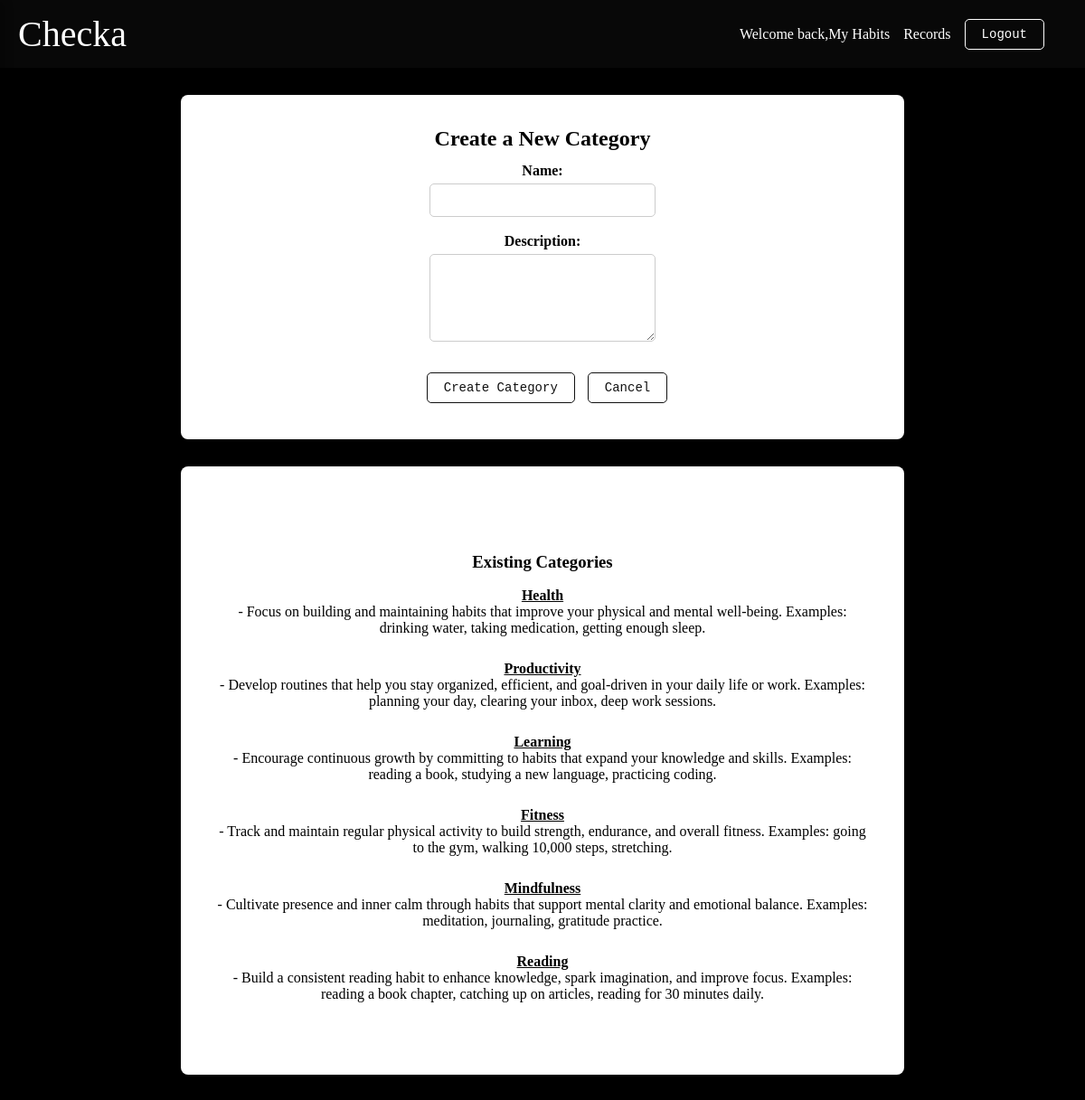
Page /categorycreate/ (signed in) on the committed database.
### checka/models.py (models this page shows, shortened)
class Category(models.Model):
    name = models.CharField(max_length=100)
    user = models.ForeignKey(User, on_delete=models.CASCADE, null=True, blank=True)
    description = models.TextField(blank=True, null=True)
    class Meta:
        unique_together = ['user', 'name'] # Ensure unique category names per user

### checka/views.py (the view)
# urls.py: path('categorycreate/', views.category_create, name='category_create'),
@login_required(login_url=settings.LOGIN_URL)
def category_create(request):
    categories = Category.objects.filter(user__in=[request.user]).distinct()
    dcategories = Category.objects.filter(user=None).distinct()
    if request.method == 'POST':
        form = CategoryCreateForm(request.POST)
        if form.is_valid():
            category = form.save(commit=False)
            category.user = request.user
            category.save()
            return redirect(reverse_lazy('habit_list_create'))
    else:
        form = CategoryCreateForm()
    context = {
        'form': form,
        'categories': categories,
        'dcategories': dcategories,
    }
    return render(request, 'checka/category_create.html', context)

### checka/forms.py
class CategoryCreateForm(forms.ModelForm):
    class Meta:
        model = Category
        fields = ['name', 'description']
        widgets = {
            'description': forms.Textarea(attrs={'rows': 5}),
    }

### checka/templates/checka/category_create.html (shortened to what this page needs)
{% extends 'base.html' %}
{% block content %}
<div class="container">
    <div class="form-container">
        <h2>Create a New Category</h2>
        <form method="post">
            {{ form.name.label_tag }} {{ form.name }}<br>
            {{ form.description.label_tag }} {{ form.description }}<br>
            <button type="submit" class="btn-outline">Create Category</button>
            <a href="{% url 'habit_list_create' %}" class="btn-outline">Cancel</a>
        </form>
    </div>
</div>
<div class="container">
    <div class="category-list">
        <h3>Existing Categories</h3>
        <ul>
            {% for dcategory in dcategories %}
            <li><u><b>{{ dcategory.name }}</b></u> - {{ dcategory.description }}</li>
            {% endfor %}
            {% for category in categories %}
            <li><u><b>{{ category.name }}</b></u> - {{ category.description }}</li>
            {% endfor %}
        </ul>
    </div>
</div>
{% endblock %}

### static/css/style.css (style rules this page uses)
* { box-sizing: border-box; padding: 0; margin: 0; }
html { scroll-behavior: smooth; }
body { font-family: "Halant", serif; font-weight: 400; font-style: normal; margin: 0; background-color: #000000; }
.container { margin: 30px auto; max-width: 800px; background: #fff; padding: 20px; border-radius: 8px; box-shadow: 0 2px 8px rgba(0, 0, 0, 0.08); }
ul { list-style: none; }
a { text-decoration: none; }
button { cursor: pointer; border: none; outline: none; }
h1, h2, h3 { padding-top: 15px; padding-bottom: 5px; }
input, textarea, select { width: 250px; padding: 10px; border: 1px solid #ccc; border-radius: 5px; margin-bottom: 10px; }
label { display: block; margin-bottom: 5px; margin-top: 8px; font-weight: bold; }
.form-container { margin-bottom: 20px; text-align: center; }
.btn-outline, .btn-solid { padding: 8px 18px; font-size: 14px; text-decoration: none; border-radius: 5px; border: 1px solid #111; margin-left: 10px; font-family: monospace; margin-top: 20px; transition: 256ms all; }
.btn-outline { background: transparent; color: #111; }
.category-list { margin-top: 40px; text-align: left; padding: 20px; text-align: center; margin-bottom: 20px; }
.category-list ul { margin-bottom: 20px; }
.category-list li { display: flex; flex-direction: column; font-size: 16px; margin-bottom: 15px; }
.category-list li u { margin-top: 12px; }

### rows in the picture
Category: name "Health", description "Focus on building and maintaining habits that improve your physical and mental well-being. Examples: drinking water, taking medication, getting enough sleep."
Category: name "Productivity", description "Develop routines that help you stay organized, efficient, and goal-driven in your daily life or work. Examples: planning your day, clearing your inbox, deep work sessions."
Category: name "Learning", description "Encourage continuous growth by committing to habits that expand your knowledge and skills. Examples: reading a book, studying a new language, practicing coding."
Category: name "Fitness", description "Track and maintain regular physical activity to build strength, endurance, and overall fitness. Examples: going to the gym, walking 10,000 steps, stretching."
Category: name "Mindfulness", description "Cultivate presence and inner calm through habits that support mental clarity and emotional balance. Examples: meditation, journaling, gratitude practice."
Category: name "Reading", description "Build a consistent reading habit to enhance knowledge, spark imagination, and improve focus. Examples: reading a book chapter, catching up on articles, reading for 30 minutes daily."
